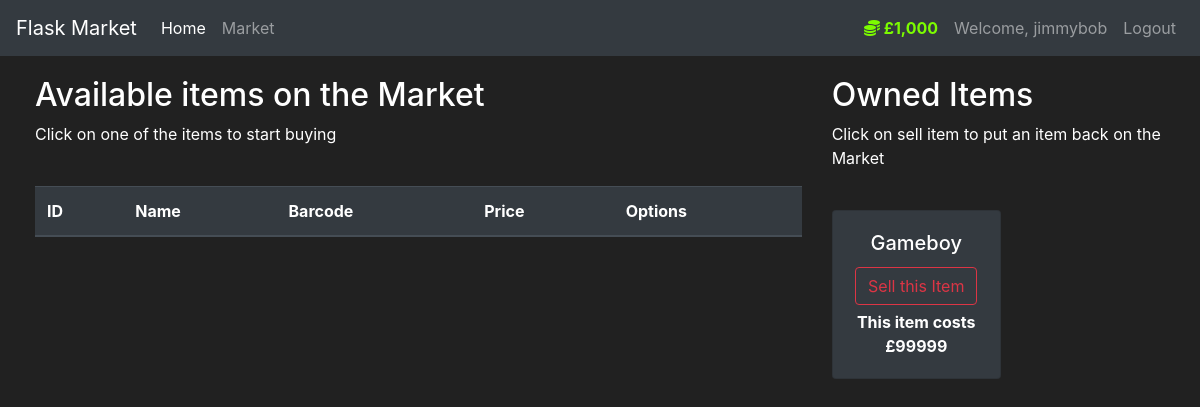
Page /market (signed in) on the earlier database version.
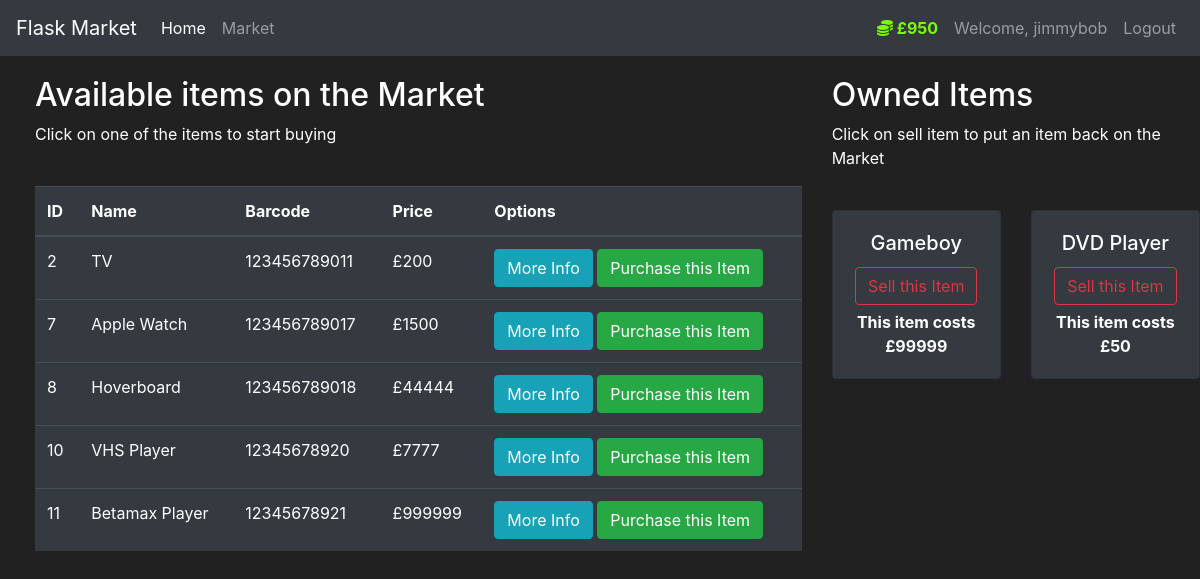
Same page on the later database version.
### market/models.py (models this page shows, shortened)
class User(db.Model, UserMixin):
    id = db.Column(db.Integer(), primary_key=True)
    username = db.Column(db.String(length=30), nullable=False, unique=True)
    email_address = db.Column(db.String(length=50), nullable=False, unique=True)
    password_hash = db.Column(db.String(length=60), nullable=False)
    budget = db.Column(db.Integer(), nullable=False, default=1000)
    items = db.relationship('Item', backref='owned_user', lazy=True)
    @property
    def password(self):
        return self.password
    @property
    def prettier_budget(self):
        if len(str(self.budget)) >= 4:
            return f'£{str(self.budget)[:-3]},{str(self.budget)[-3:]}'
        else:
            return f'£{self.budget}'

class Item(db.Model):
    id = db.Column(db.Integer(), primary_key=True)
    name = db.Column(db.String(length=30), nullable=False, unique=True)
    price = db.Column(db.Integer(), nullable=False)
    barcode = db.Column(db.String(length=12), nullable=False, unique=True)
    description = db.Column(db.String(length=1024), nullable=False, unique=True)
    owner = db.Column(db.Integer(), db.ForeignKey('user.id'))

### market/routes.py (the view, shortened to what this page needs)
@app.route('/market', methods=['GET', 'POST'])
@login_required
def market_page():
    purchase_form = PurchaseItemForm()
    selling_form = SellItemForm()
    if request.method == "GET":
        items = Item.query.filter_by(owner=None)
        owned_items = Item.query.filter_by(owner=current_user.id)
        return render_template('market.html', items=items, purchase_form=purchase_form, owned_items=owned_items, selling_form=selling_form)

### market/models.py (called while the page is built)
@login_manager.user_loader
def load_user(user_id):
    return User.query.get(int(user_id))

### market/templates/market.html (shortened to what this page needs)
{% extends 'base.html' %}
{% block content %}
<div class="row" style="margin-top:20px; margin-left:20px">
    <div class="col-8">
        <h2>Available items on the Market</h2>
        <p>Click on one of the items to start buying</p>
        <br>
        <table class="table table-hover table-dark">
            <thead>
            <tr>
                <th scope="col">ID</th>
                <th scope="col">Name</th>
                <th scope="col">Barcode</th>
                <th scope="col">Price</th>
                <th scope="col">Options</th>
            </tr>
            </thead>
            <tbody>
            {% for item in items %}
            <tr>
                <td>{{ item.id }}</td>
                <td>{{ item.name }}</td>
                <td>{{ item.barcode }}</td>
                <td>£{{ item.price }}</td>
                <td>
                    <button class="btn btn-outline btn-info" data-toggle="modal"
                            data-target="#Modal-MoreInfo-{{ item.id }}">More Info
                    </button>
                    <button class="btn btn-outline btn-success" data-toggle="modal"
                            data-target="#Modal-PurchaseConfirm-{{ item.id }}">Purchase this Item
                    </button>
                </td>
            </tr>
            {% endfor %}
            </tbody>
        </table>
    </div>
    <div class="col-4">
        <h2>Owned Items</h2>
        <p>Click on sell item to put an item back on the Market</p>
        <br>
        <div class="row">
            {% for owned_item in owned_items %}
            <div class="col-md-6">
                <div style="margin-bottom: 5px" class="card text-center bg-dark">
                    <div class="card-body">
                        <h5 class="card-title">{{ owned_item.name }}</h5>
                        <button type="button" class="btn btn-outline-danger" style="margin-bottom: 5px"
                                data-toggle="modal" data-target="#Modal-SellingConfirm-{{ owned_item.id }}">
                            Sell this Item
                        </button>
                        <p class="card-text"><strong>
                            This item costs £{{ owned_item.price }}
                        </strong></p>
                    </div>
                </div>
            </div>
            {% endfor %}
        </div>
    </div>
</div>
{% endblock %}

### market/templates/base.html (shortened to what this page needs)
<!doctype html>
<html lang="en">
<head>
    <link rel="stylesheet" href="https://cdn.jsdelivr.net/npm/bootstrap@4.5.3/dist/css/bootstrap.min.css"
>
    <link rel="stylesheet" href="https://cdnjs.cloudflare.com/ajax/libs/font-awesome/6.3.0/css/all.min.css">
</head>
<body>
<nav class="navbar navbar-expand-md navbar-dark bg-dark">
    <a class="navbar-brand" href="#">Flask Market</a>
    <div class="collapse navbar-collapse" id="navbarNav">
        <ul class="navbar-nav mr-auto">
            <li class="nav-item active">
                <a class="nav-link" href="{{ url_for('home_page') }}">Home <span class="sr-only">(current)</span></a>
            </li>
            <li class="nav-item">
                <a class="nav-link" href="{{ url_for('market_page') }}">Market</a>
            </li>
        </ul>
        {% if current_user.is_authenticated %}
        <ul class="navbar-nav">
            <li class="nav-item">
                <a class="nav-link" style="color: lawngreen; font-weight: bold">
                    <i class="fas fa-coins"></i>
                    {{ current_user.prettier_budget }}
                </a>
            </li>
            <li class="nav-item">
                <a class="nav-link">Welcome, {{ current_user.username }}</a>
            </li>
            <li class="nav-item">
                <a class="nav-link" href="{{ url_for('logout_page') }}">Logout</a>
            </li>
        </ul>
        {% endif %}
    </div>
</nav>
{% block content %}
{% endblock %}
</body>
</html>

### market/templates/base.html (style rules this page uses)
body { background-color: #212121; color: white }

Differences in the rows shown:
changed User "jimmybob": prettier_budget "£1,000" → "£950"
now on this page (row edited): Item: id "2", name "TV", barcode "123456789011", price "200", shown under "Available items on the Market"
added Item: id "7", name "Apple Watch", barcode "123456789017", price "1500", shown under "Available items on the Market"
added Item: id "8", name "Hoverboard", barcode "123456789018", price "44444", shown under "Available items on the Market"
added Item: id "10", name "VHS Player", barcode "12345678920", price "7777", shown under "Available items on the Market"
added Item: id "11", name "Betamax Player", barcode "12345678921", price "999999", shown under "Available items on the Market"
added Item: name "DVD Player", price "50", shown under "Owned Items"
